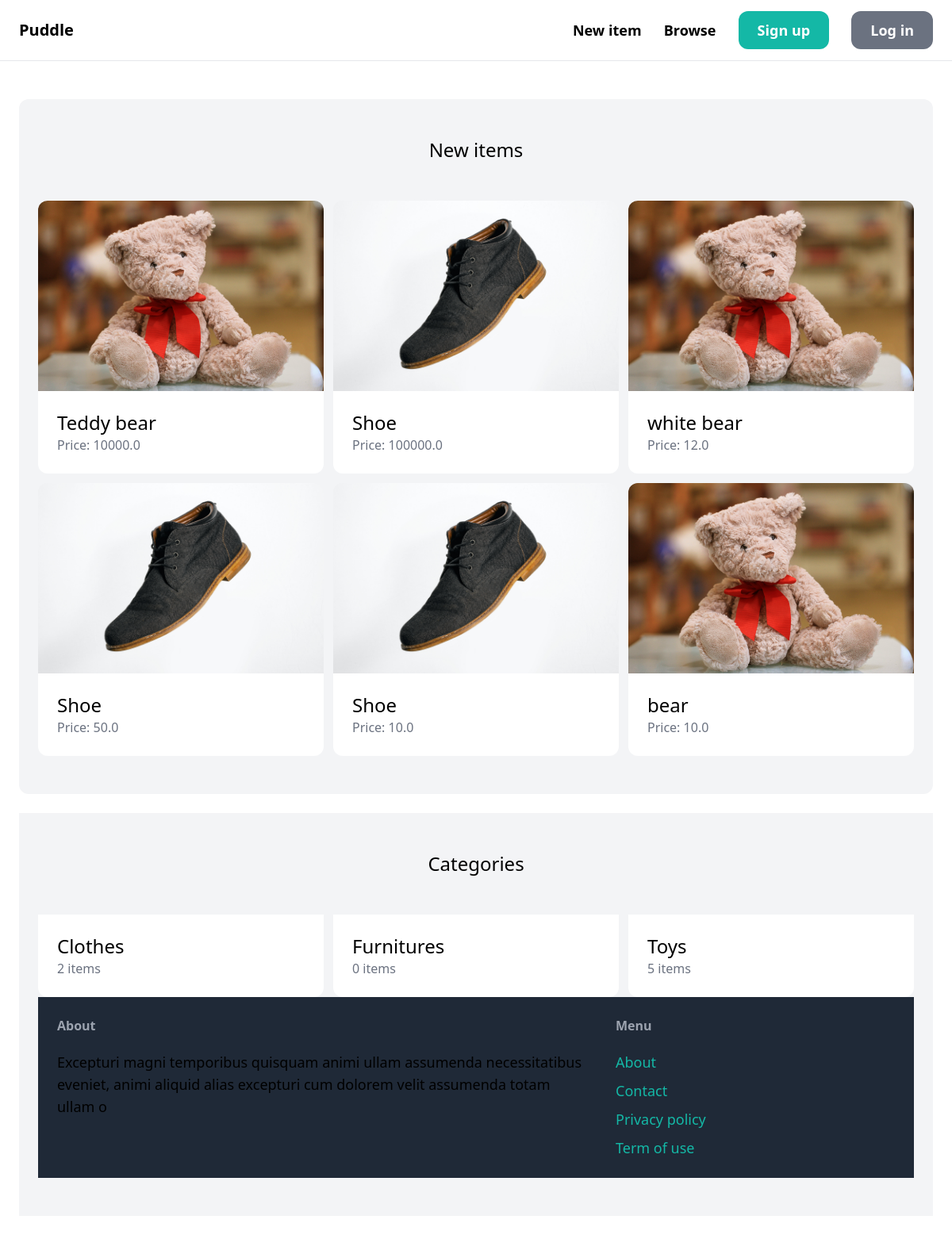
The page / on the database its author committed.
### item/models.py (models this page shows, shortened)
class Item(models.Model):
    category = models.ForeignKey(Category, related_name='items', on_delete=models.CASCADE)
    name = models.CharField(max_length=255)
    description = models.CharField(max_length=7000, null=True)
    price = models.FloatField()
    image = models.ImageField(upload_to='item_images', blank=True, null=True)
    is_sold = models.BooleanField(default=False)
    created_at = models.TimeField(auto_now_add=True, null=True)
    created_by = models.ForeignKey(User, related_name='items', on_delete=models.CASCADE)

class Category(models.Model):
    name = models.CharField(max_length=255)
    class Meta:
        ordering = ('name',)
        verbose_name_plural = 'Categories'

### core/views.py (the view)
# urls.py: path('', views.index, name='index'),
def index(request):
    items = Item.objects.filter(is_sold=False)[0:6]
    categories = Category.objects.all()
    return render(request, 'core/index.html',{
        'categories': categories,
        'items': items,
    })

### core/templates/core/index.html (shortened to what this page needs)
{% extends 'core/base.html' %}
{% block content %}
    <div class="mt-6 px-6 py-12 bg-gray-100 rounded-xl">
        <h2 class="mb-12 text-2xl text-center">New items</h2>
        <div class="grid grid-cols-3 gap-3">
            {% for item in items %}
                <div>
                    <a href="{% url 'item:detail' item.id %}">
                        <div>
                            <img src="{{ item.image.url }}" class="rounded-t-xl">
                        </div>
                        <div class="p-6 bg-white rounded-b-xl" >
                            <h2 class="text-2xl">{{ item.name }}</h2>
                            <p class="text-gray-500">Price: {{item.price}}</p>
                        </div>
                    </a>
                </div>
            {% endfor %}
        </div>
    </div>
    <div class="mt-6 px-6 py-12 bg-gray-100 roundes-xl">
        <h2 class="mb-12 text-2xl text-center">Categories</h2>
        <div class="grid grid-cols-3 gap-3">
            {% for category in categories %}
                <div>
                    <a href="#">
                        <div class="p-6 bg-white rounded-b-xl" >
                            <h2 class="text-2xl">{{ category.name }}</h2>
                            <p class="text-gray-500">{{category.items.count}} items</p>
                        </div>
                    </a>
                </div>
            {% endfor %}
{% endblock %}

### core/templates/core/base.html (shortened to what this page needs)
<!DOCTYPE html>
<html lang="en">
<head>
    <script src="https://cdn.tailwindcss.com"></script>
</head>
<body>  <nav class= "py-6 px-6 flex justify-between items-center border-b border-gray-200" >
            <a href="/" class="text-xl font-semibold">Puddle</a>
            <div class="space-x-6">
                <a href="{% url 'item:new' %}" class="text-lg font-semibold hover:text-gray-500">New item</a>
                <a href="{% url 'item:items' %}" class="text-lg font-semibold hover:text-gray-500">Browse</a>
                {% if request.user.is_authenticated %}
                    <a href="{% url 'conversation:inbox' %}" class="px-6 py-3 text-lg font-semibold bg-teal-500 text-white rounded-xl hover:bg-teal-700">Inbox</a>
                    <a href="{% url 'dashboard:index' %}" class="px-6 py-3 text-lg font-semibold bg-gray-500 text-white rounded-xl hover:bg-gray-700">Dashboard</a>
                {% else %}
                    <a href="{% url 'core:signup' %}" class="px-6 py-3 text-lg font-semibold bg-teal-500 text-white rounded-xl hover:bg-teal-700">Sign up</a>
                    <a href="{% url 'core:login' %}" class="px-6 py-3 text-lg font-semibold bg-gray-500 text-white rounded-xl hover:bg-gray-700">Log in</a>
                {% endif %}
            </div>
        </nav>
        <div class="px-6 py-6">
            {% block content %}
            {% endblock %}
        </div>
    <footer class="py-6 px-6 flex justify-between bg-gray-800">
        <div class="w-2/3 pr-10" >
            <h3 class="mb-5 font-semibold text-gray-400" >About</h3>
            <p class="text-lg text-gray-500s">Excepturi magni  temporibus quisquam animi ullam assumenda necessitatibus eveniet, animi aliquid alias excepturi cum dolorem velit assumenda totam ullam o</p>
        </div>
        <div class="w-1/3">
                <h3 class="mb-5 font-semibold text-gray-400" >Menu</h3>
            <ul class="space-y-2">
                <li> <a href="#" class="text-lg text-teal-500 hover:text-teal-700">About</a></li>
                <li> <a href="{% url 'core:contact' %}" class="text-lg text-teal-500 hover:text-teal-700">Contact</a></li>
                <li> <a href="#" class="text-lg text-teal-500 hover:text-teal-700">Privacy policy</a></li>
                <li> <a href="#" class="text-lg text-teal-500 hover:text-teal-700">Term of use</a></li>
            </ul>
        </div>
    </footer>
</body>
</html>

### rows shown on the page
Item: image (picture), name "Teddy bear", price "10000.0"
Item: image (picture), name "Shoe", price "100000.0"
Item: image (picture), name "white bear", price "12.0"
Item: image (picture), name "Shoe", price "50.0"
Item: image (picture), name "Shoe", price "10.0"
Item: image (picture), name "bear", price "10.0"
Category: name "Clothes", items.count "2"
Category: name "Furnitures", items.count "0"
Category: name "Toys", items.count "5"
